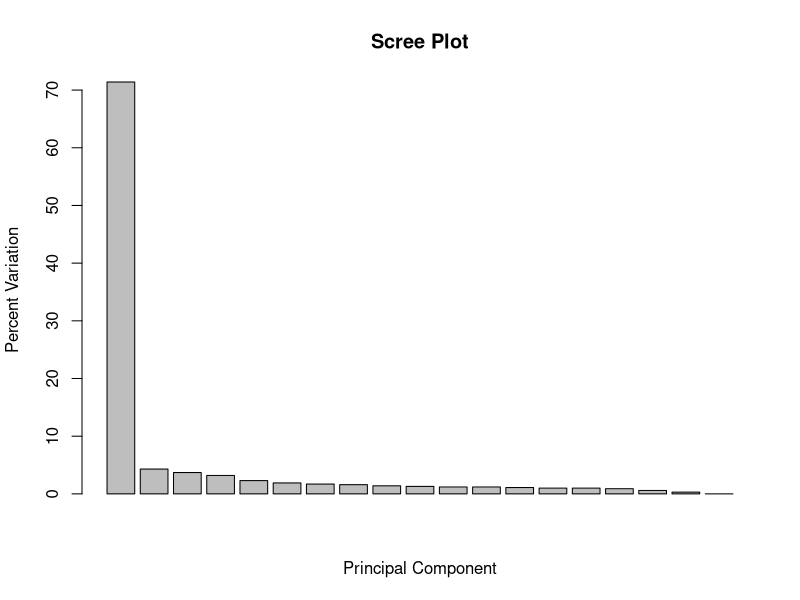
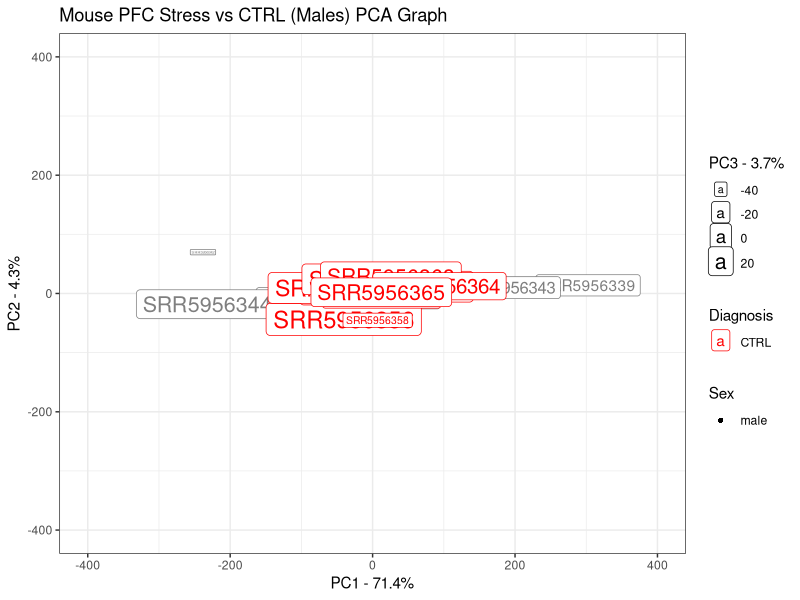

Generate these figures, in order, with R:
library(tidyverse)

#Load Mouse NA metadata: Comparison Stress vs. CTRL for Females ----------------
PFC_metadata <- read_csv("data/GSE102556-SRA-Mouse-PFC-Metadata.csv")
PFC_count <-
  read_csv("Galaxy Count Matrix Mapped/Mouse PFC/PFC_Mouse_Overall_Mapped_Final.csv") %>%
  column_to_rownames("Geneid")

mask <- rowSums(PFC_count) > 38

PFC_count_filtered <- PFC_count[mask,]

#Select row and gender columns for further analysis
PFC_metadata_truncated <- PFC_metadata %>%
  dplyr::select(Run, gender, Phenotype) %>%
  column_to_rownames("Run") %>%
  as.matrix()

#Add these lines to filter by gender
PFC_metadata_truncated <- PFC_metadata_truncated[PFC_metadata_truncated[,1] == "male",]

pfc_count_male <- PFC_count_filtered[, rownames(PFC_metadata_truncated)]

#for female samples, filter out rows that have low/0 variance
pfc_count_male <- pfc_count_male[
  rowSums(pfc_count_male) > sum(PFC_metadata_truncated[,1] == "male"),
]

#Extract principal components
pca = prcomp(t(pfc_count_male), scale = TRUE)

pca.var <- pca$sdev^2
pca.var.per <- round(pca.var/sum(pca.var)*100, 1)

barplot(pca.var.per, main="Scree Plot", xlab="Principal Component", ylab="Percent Variation")

## now make a fancy looking plot that shows the PCs and the variation:
library(ggplot2)

pca.data <- data.frame(Sample=rownames(pca$x),
                       X=pca$x[,1],
                       Y=pca$x[,2],
                       Z=pca$x[,3],
                       Sex=PFC_metadata_truncated[rownames(pca$x), 1],
                       Diagnosis=PFC_metadata_truncated[rownames(pca$x), 2])
pca.data

ggplot(data=pca.data, aes(x=X, y=Y, label=Sample, shape=Sex, color=Diagnosis, size=Z)) +
  geom_point() +
  geom_label() +
  xlab(paste("PC1 - ", pca.var.per[1], "%", sep="")) +
  scale_x_continuous(limits = c(-400, 400)) +
  ylab(paste("PC2 - ", pca.var.per[2], "%", sep="")) +
  scale_y_continuous(limits = c(-400, 400)) +
  scale_size_continuous(name = paste("PC3 - ", pca.var.per[3], "%", sep="")) +
  theme_bw() +
  ggtitle("Mouse PFC Stress vs CTRL (Males) PCA Graph") +
  scale_color_manual(values = c("darkgreen", "red"), breaks = c("MDD", "CTRL"))

## get the name of the top 10 measurements (genes) that contribute
## most to pc1.
loading_scores <- pca$rotation[,1]
gene_scores <- abs(loading_scores) ## get the magnitudes
gene_score_ranked <- sort(gene_scores, decreasing=TRUE)
top_10_genes <- names(gene_score_ranked[1:10])

top_10_genes ## show the names of the top 10 genes

pca$rotation[top_10_genes,1] ## show the scores (and +/- sign)
